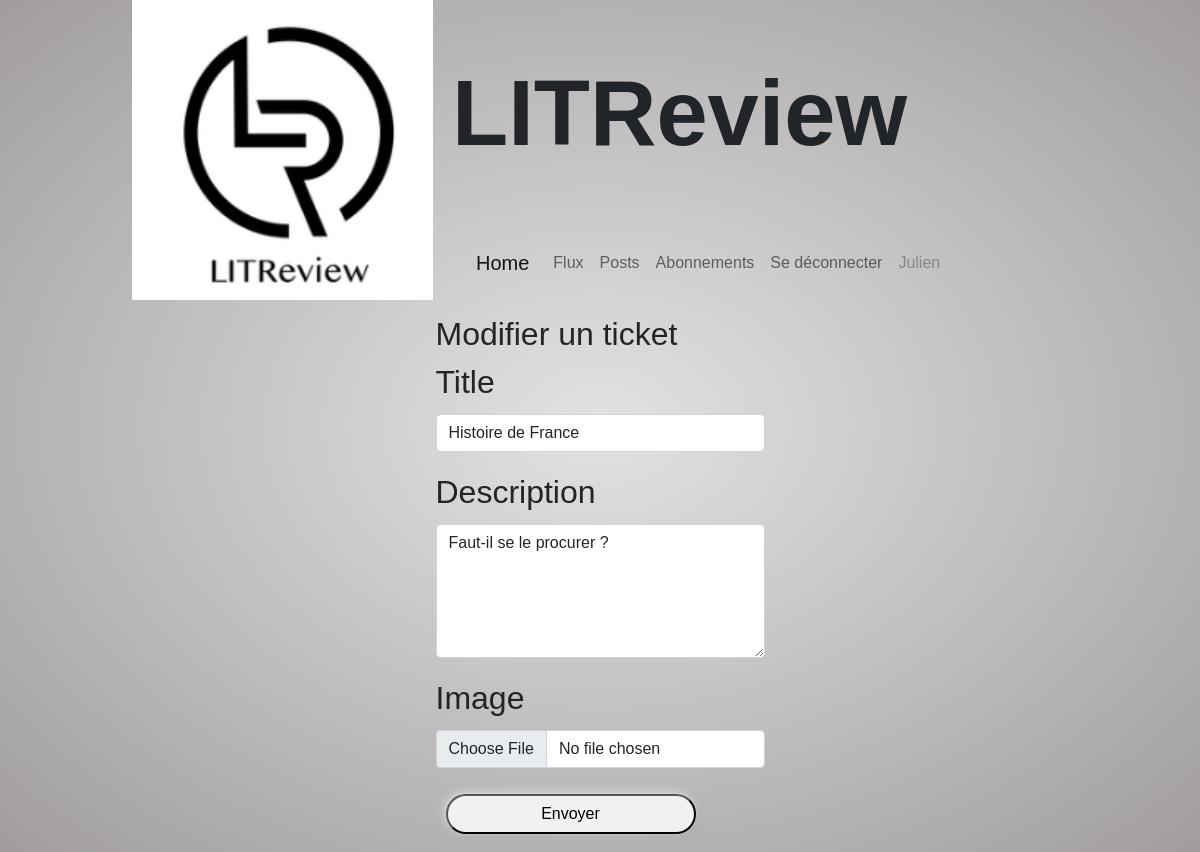
/apps/update_ticket/66 (signed in), run on an earlier commit of the app's database.
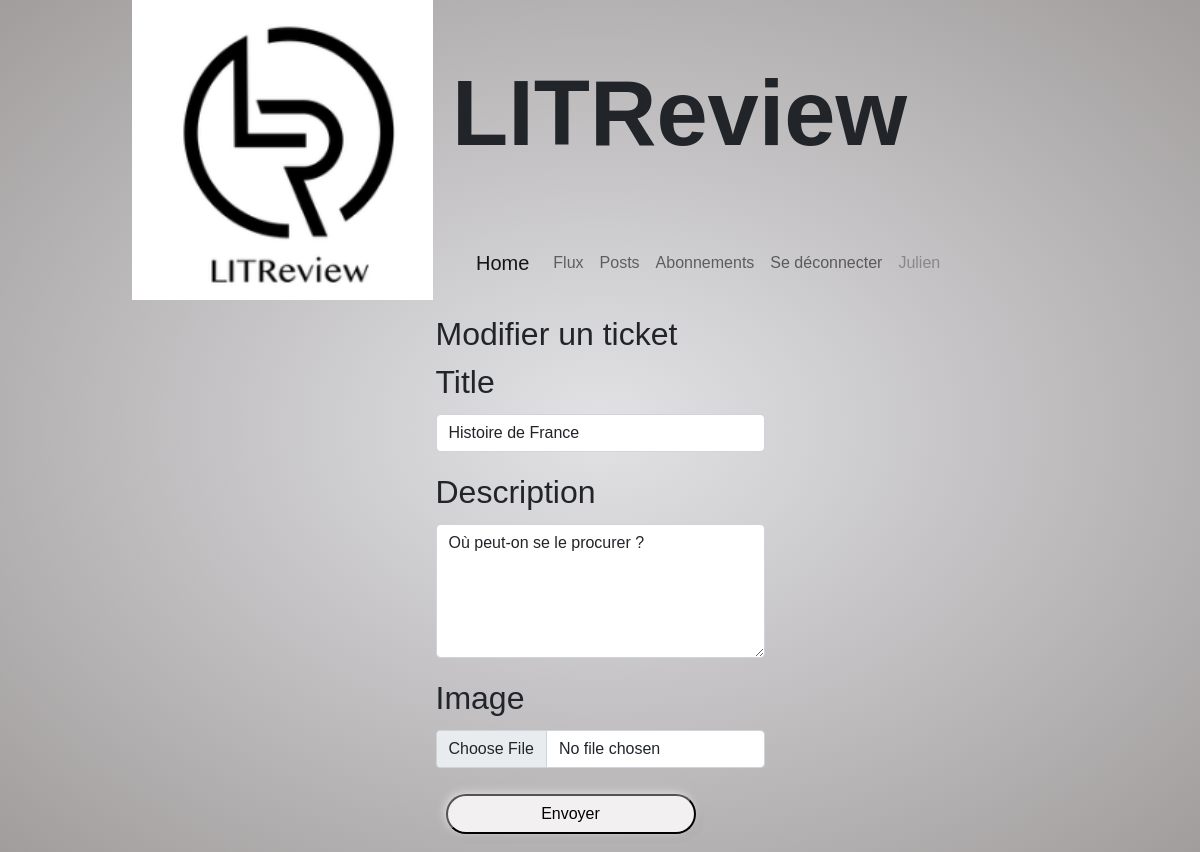
And on a later commit of the database.
### apps/models.py (models this page shows, shortened)
class Ticket(models.Model):
    title = models.CharField(max_length=128)
    description = models.TextField(max_length=2018, blank=True)
    user = models.ForeignKey(
        to=settings.AUTH_USER_MODEL, on_delete=models.CASCADE)
    image = models.ImageField(upload_to='img/', null=True, blank=True)
    time_created = models.DateTimeField(auto_now_add=True)

### apps/views.py (the view)
# urls.py: path('update_ticket/<int:id>', views.update_ticket, name="update_ticket"),
@login_required
def update_ticket(request, id):
    context = {}
    context['title'] = 'Modifier un ticket'
    ticket = get_object_or_404(Ticket, pk=id)
    context['ticket'] = ticket
    if request.method == "POST":
        TForm = TicketForm(request.POST, request.FILES, instance=ticket)
        TForm.save()
        return redirect(reverse('apps:posts'))
    else:
        TForm = TicketForm(instance=ticket)
    context['TForm'] = TForm
    return render(request, 'apps/ticket.html', context)

### apps/forms.py
class TicketForm(ModelForm):
    class Meta:
        model = Ticket
        fields = ['title', 'description', 'image']
        widgets = {
            'title': TextInput(attrs={'placeholder': "Titre"}),
            'description': Textarea(attrs={'placeholder': "Description", "rows": 5, "cols": 20}),
            'image': FileInput(attrs={'placeholder': "Image"}),
        }

### apps/templates/apps/ticket.html (shortened to what this page needs)
{% extends 'apps/base.html' %}
{% load bootstrap5 %}
{% block content %}
    <div>
        <div class="title">{{ title }}</h2>
        {% if title == 'Créer un ticket' %}
            <form class="form form-label" enctype="multipart/form-data" action="{% url 'apps:create_ticket' %}" method="POST">
                {% csrf_token %}
                {% bootstrap_form TForm show_label=False %}
                <button class="myBtn" type="submit">Envoyer</button>
            </form>
        {% elif title == 'Modifier un ticket' %}
        <form class="form form-label" enctype="multipart/form-data" action="{% url 'apps:update_ticket' ticket.id %}" method="POST">
            {% bootstrap_form TForm show_label=False %}
            <button class="myBtn" type="submit">Envoyer</button>
        </form>
        {% endif %}
    </div>
{% endblock %}

What changed in the data, as far as the page shows it:
changed Ticket "Histoire de France": description "Faut-il se le procurer ?" → "Où peut-on se le procurer ?"
